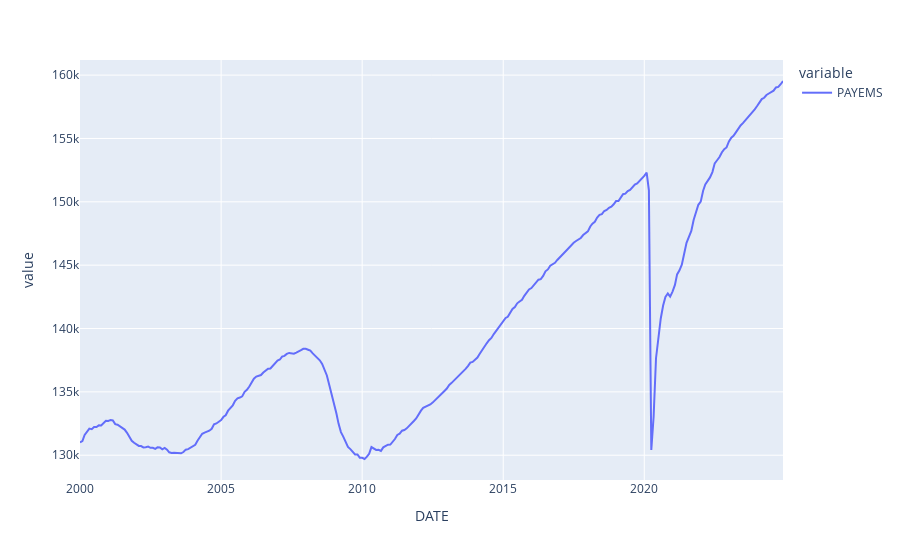

The cell this chart's notebook holds for it:
### Code cell
px.line(payroll)

### Figure 1 — Plotly figure (JSON) as saved in the notebook; plotly's stock layout.template omitted (floating-point values rounded to 4 significant figures; data arrays with more than 128 entries replaced by an {"elided": "..."} marker saying what was removed)
{"data": [{"hovertemplate": "variable=PAYEMS<br>DATE=%{x}<br>value=%{y}<extra></extra>", "legendgroup": "PAYEMS", "line": {"color": "#636efa", "dash": "solid"}, "marker": {"symbol": "circle"}, "mode": "lines", "name": "PAYEMS", "orientation": "v", "showlegend": true, "type": "scatter", "x": {"elided": "300 str values"}, "xaxis": "x", "y": {"elided": "300 int values"}, "yaxis": "y"}], "layout": {"legend": {"title": {"text": "variable"}, "tracegroupgap": 0}, "margin": {"t": 60}, "xaxis": {"anchor": "y", "domain": [0, 1], "title": {"text": "DATE"}}, "yaxis": {"anchor": "x", "domain": [0, 1], "title": {"text": "value"}}}}
